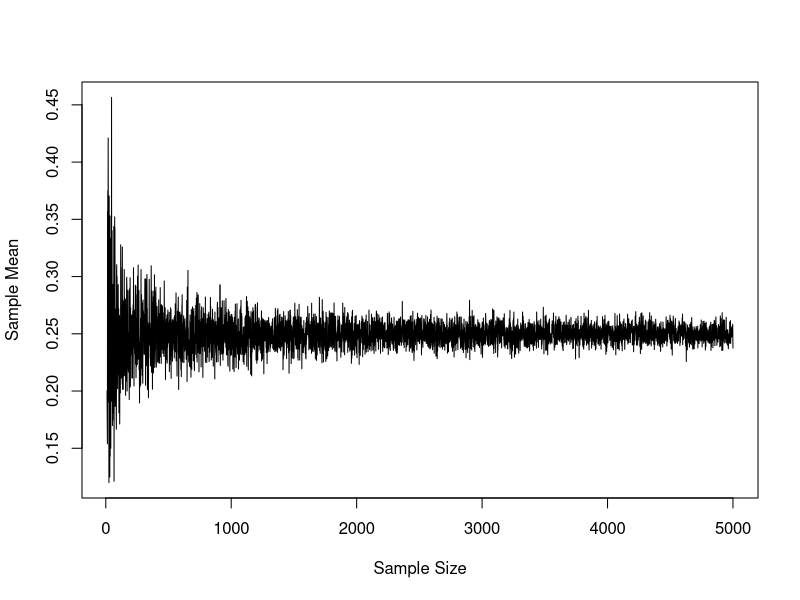

Source code (R):
#-------------------------------------------------------------------------------
#
## Weak Law of Large Numbers Example
### Brian Vegetabile - 2016 UCI Statsboot Camp
#
#-------------------------------------------------------------------------------

sample.sizes <- 10:5000
n.sims <- length(sample.sizes)
results <- rep(0, n.sims)
for(i in 1:n.sims){
  ss <- sample.sizes[i]
  random.sample <- rbinom(ss, 1, 0.25)
  # random.sample <- rexp(ss, rate=0.2)
  sample.mean <- mean(random.sample)
  results[i] <- sample.mean
}

plot(sample.sizes, results, type = 'l',
     xlab='Sample Size',
     ylab='Sample Mean')
